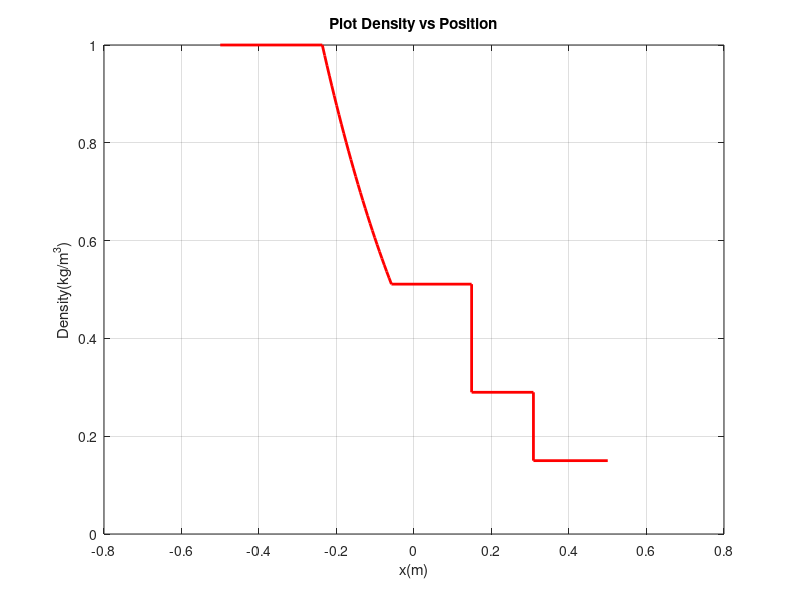
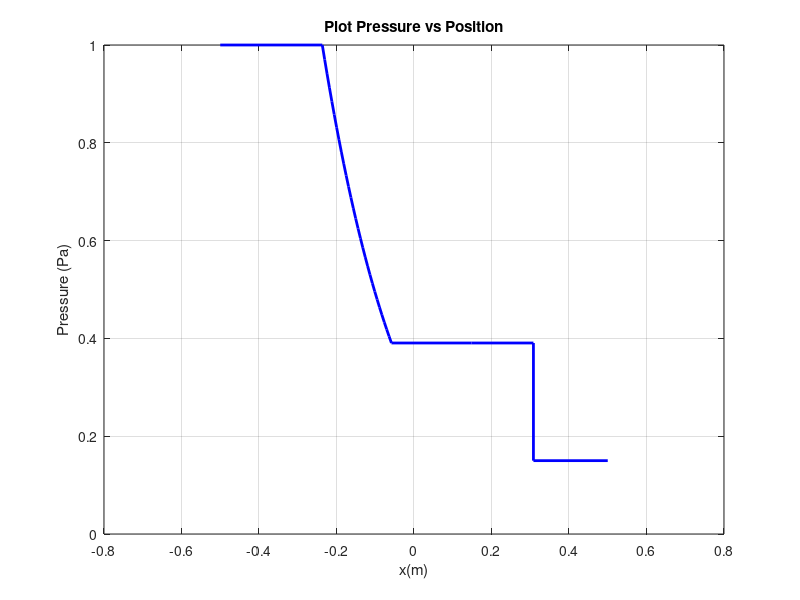
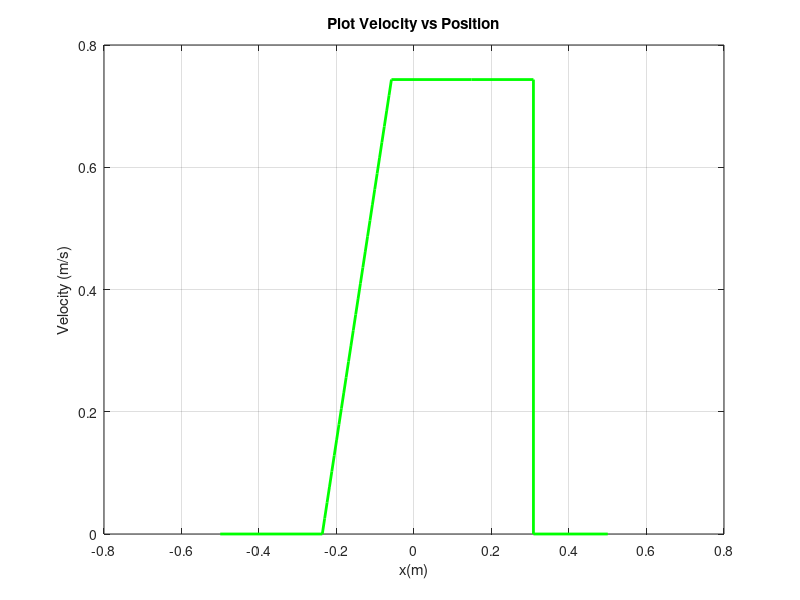

Reproduce these figures in MATLAB, in order.
%% AE 504 - Compressible Flow
%% Homework 5
clc;clear all;close all
%% Ex. 1
%initial conditions (L and R)
rhol=1;pl=1;ul=0;
rhor=0.15;pr=0.15;ur=0;g=1.4;
%time in seconds
t=0.2;
%starting location (L) in meters
x0=0;

%speed of sound (non-dimensional) (L)
aL=sqrt(g*pl/rhol);
%A and B are parameters used to simplify the expressions
A=(g+1)/(g-1);
B=2*g/(g+1);
%compatibility function
Ms=@(x) x-1/x-aL*A*(1-((pr/pl)*(B*x^2-1/A))^((g-1)/2/g));
Msol=fzero(Ms,1.2);
%pressure, density and velocity at point 1 and 2 (i.e. left and right of
%the contact region
p1=(B*Msol^2-1/A)*pr;
p2=p1;
rho1=rhor/(2/(g+1)/Msol^2+1/A);
u1=2/(g+1)*(Msol-1/Msol);
u2=u1;
a2=(p1/pl)^((g-1)/2/g)*aL;
rho2=(p2/pl)^(1/g)*rhol;
%location 1 and 2
x1=x0-aL*t;
x2=x0+(u2-a2)*t;
%x1 and x2 are the points which delimit the expansion region.
%In between that expansion:
x=linspace(x1,x2,30);
for i=1:length(x)
    u(i)=2/(g+1)*(aL+(x(i)-x0)/t);
    a(i)=aL-(g-1)*u(i)/2;
    p(i)=pl*(a(i)/aL)^(2*g/(g-1));
    rho(i)=(p(i)/pl)^(1/g)*rhol;
end
%x3 and x4
x3=x0+u2*t;
x4=x0+Msol*t;
%concatenating arrays for plot
xarray=[-0.5;x1;x';x2;x3;x3;x4;x4;0.5];
rhoarray=[rhol;rhol;rho';rho2;rho2;rho1;rho1;rhor;rhor];
parray=[pl;pl;p';p2;p2;p1;p1;pr;pr];
uarray=[ul;ul;u';u2;u2;u1;u1;ur;ur];
%outputs and plots
figure(1)
plot(xarray,rhoarray,'-r','LineWidth',2)
title('Plot Density vs Position')
grid on
xlabel('x(m)')
ylabel('Density(kg/m^3)')
figure(2)
plot(xarray,parray,'-b','LineWidth',2)
title('Plot Pressure vs Position')
grid on
xlabel('x(m)')
ylabel('Pressure (Pa)')
figure(3)
plot(xarray,uarray,'-g','LineWidth',2)
title('Plot Velocity vs Position')
grid on
xlabel('x(m)')
ylabel('Velocity (m/s)')
